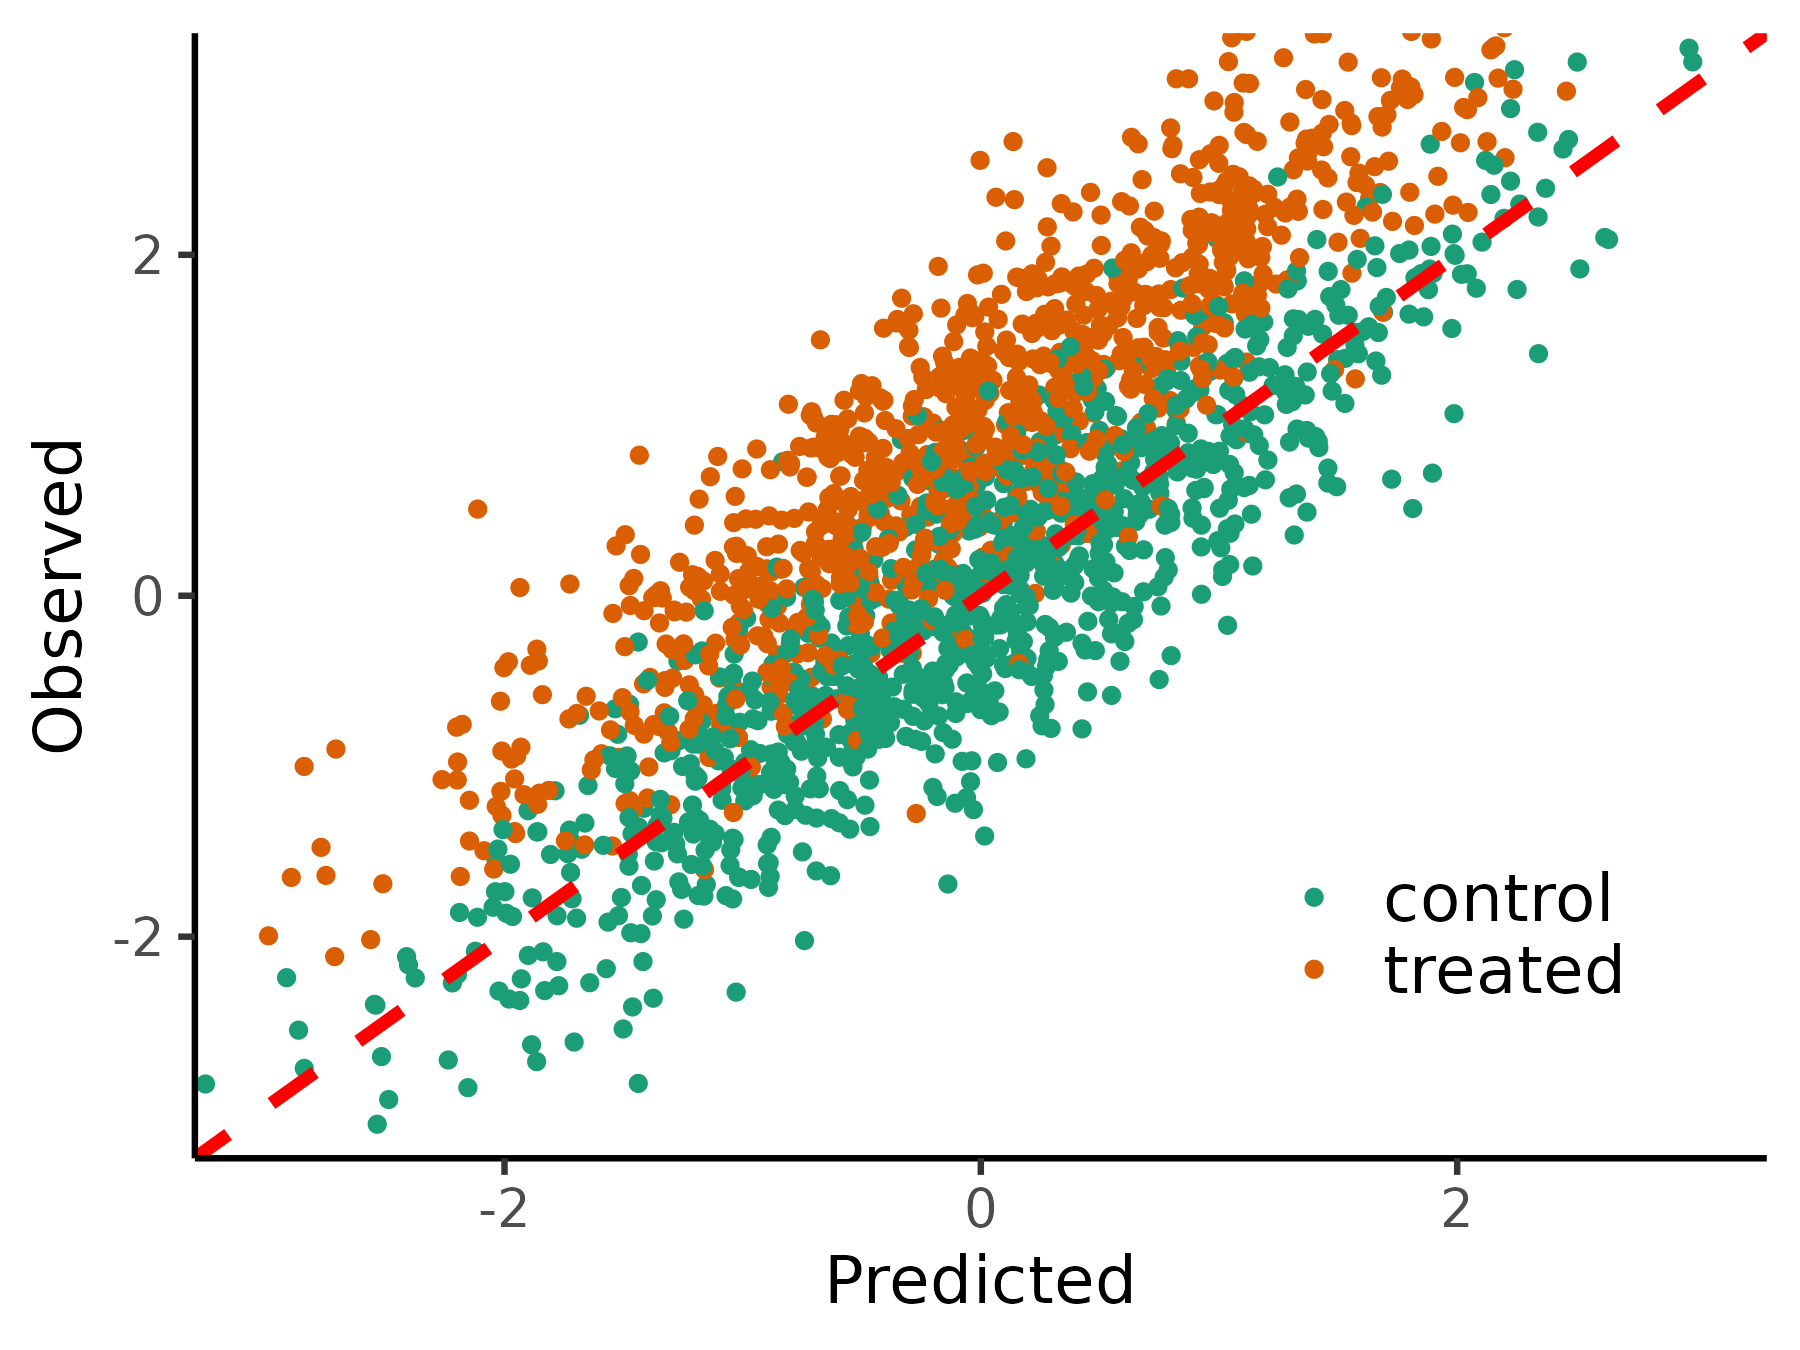

This figure's R source:
n <- 1e3
x <- rnorm(n)
t <- rbinom(n, 1, 0.5)
model <- \(.x, .t) 10 + 2 * .x - 1 * .t
y <- 10 + 2 * x + 1 * t + rnorm(n, sd = 0.1)
print(cor(model(x, t), y))
print(lm(model(x, t) ~ x + t))
print(lm(y ~ x + t))


library(tidyverse)
theme_set(theme_classic(base_size = 16))
x <- rnorm(2e3)
t <- rbinom(2e3, 1, 0.5)
y <- x + t + rnorm(2e3, sd = .5)

ggplot(tibble(x = x, y = y, t = ifelse(t == 1, "treated", "control")), aes(x, y, color = t)) +
    geom_point(size = 1.5) +
    labs(
        x = "Predicted",
        y = "Observed"
    ) +
    geom_abline(intercept = 0, linetype = 2, linewidth = 1.5, slope = 1, color = "red") +
    theme(
        legend.position = "inside",
        legend.position.inside = c(.8, .2),
        legend.text = element_text(size = 16)
    ) +
    coord_cartesian(xlim = c(-3, 3), ylim = c(-3, 3)) +
    scale_color_brewer(palette = "Dark2", name = NULL)
ggsave(
    "scratch.png",
    width = 6,
    height = 4.5,
    dpi = 300
)
d %>%
    ggplot(aes(factor(t), y = y)) +
    geom_violin()
ggplot(tibble(x = rnorm(2e3), y = x + rnorm(2e3, sd = 1.5)), aes(x, y)) +
    geom_point(size = 1.5) +
    labs(
        x = "Predicted",
        y = "Observed"
    ) +
    geom_abline(intercept = 0, linetype = 2, linewidth = 1.5, slope = 1, color = "red") +
    theme(legend.position = "none") +
    coord_cartesian(xlim = c(-3, 3), ylim = c(-3, 3))
ggsave(
    "scratch2.png",
    width = 6,
    height = 4.5,
    dpi = 300
)
